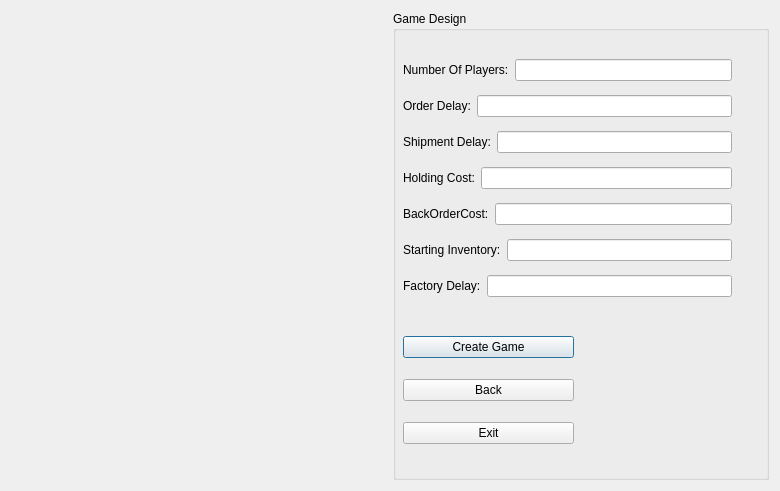
<?xml version="1.0" encoding="UTF-8"?>
<ui version="4.0">
 <class>InstructorUI</class>
 <widget class="QDialog" name="InstructorUI">
  <property name="geometry">
   <rect>
    <x>0</x>
    <y>0</y>
    <width>780</width>
    <height>491</height>
   </rect>
  </property>
  <property name="windowTitle">
   <string>Dialog</string>
  </property>
  <layout class="QVBoxLayout" name="verticalLayout">
   <item>
    <layout class="QHBoxLayout" name="horizontalLayout">
     <item>
      <widget class="QLabel" name="label_pic">
       <property name="text">
        <string/>
       </property>
      </widget>
     </item>
     <item>
      <widget class="QGroupBox" name="groupBox">
       <property name="title">
        <string>Game Design</string>
       </property>
       <widget class="QWidget" name="">
        <property name="geometry">
         <rect>
          <x>10</x>
          <y>40</y>
          <width>329</width>
          <height>255</height>
         </rect>
        </property>
        <layout class="QVBoxLayout" name="verticalLayout_2">
         <item>
          <layout class="QHBoxLayout" name="horizontalLayout_2">
           <item>
            <widget class="QLabel" name="label">
             <property name="text">
              <string>Number Of Players:</string>
             </property>
            </widget>
           </item>
           <item>
            <widget class="QLineEdit" name="lineEdit_NumberOfPlayer"/>
           </item>
          </layout>
         </item>
         <item>
          <layout class="QHBoxLayout" name="horizontalLayout_3">
           <item>
            <widget class="QLabel" name="label_2">
             <property name="text">
              <string>Order Delay:</string>
             </property>
            </widget>
           </item>
           <item>
            <widget class="QLineEdit" name="lineEdit_OrderDelay"/>
           </item>
          </layout>
         </item>
         <item>
          <layout class="QHBoxLayout" name="horizontalLayout_4">
           <item>
            <widget class="QLabel" name="label_3">
             <property name="text">
              <string>Shipment Delay:</string>
             </property>
            </widget>
           </item>
           <item>
            <widget class="QLineEdit" name="lineEdit_ShipmentDelay"/>
           </item>
          </layout>
         </item>
         <item>
          <layout class="QHBoxLayout" name="horizontalLayout_5">
           <item>
            <widget class="QLabel" name="label_5">
             <property name="text">
              <string>Holding Cost:</string>
             </property>
            </widget>
           </item>
           <item>
            <widget class="QLineEdit" name="lineEdit_HoldingCost"/>
           </item>
          </layout>
         </item>
         <item>
          <layout class="QHBoxLayout" name="horizontalLayout_6">
           <item>
            <widget class="QLabel" name="label_4">
             <property name="text">
              <string>BackOrderCost:</string>
             </property>
            </widget>
           </item>
           <item>
            <widget class="QLineEdit" name="lineEdit_BackOrderCost"/>
           </item>
          </layout>
         </item>
         <item>
          <layout class="QHBoxLayout" name="horizontalLayout_7">
           <item>
            <widget class="QLabel" name="label_6">
             <property name="text">
              <string>Starting Inventory:</string>
             </property>
            </widget>
           </item>
           <item>
            <widget class="QLineEdit" name="lineEdit_StartInventory"/>
           </item>
          </layout>
         </item>
         <item>
          <layout class="QHBoxLayout" name="horizontalLayout_8">
           <item>
            <widget class="QLabel" name="label_7">
             <property name="text">
              <string>Factory Delay:</string>
             </property>
            </widget>
           </item>
           <item>
            <widget class="QLineEdit" name="lineEdit_FactoryDelay"/>
           </item>
          </layout>
         </item>
        </layout>
       </widget>
       <widget class="QWidget" name="">
        <property name="geometry">
         <rect>
          <x>10</x>
          <y>310</y>
          <width>171</width>
          <height>141</height>
         </rect>
        </property>
        <layout class="QVBoxLayout" name="verticalLayout_3">
         <item>
          <widget class="QPushButton" name="pushButton_createGame">
           <property name="text">
            <string>Create Game</string>
           </property>
          </widget>
         </item>
         <item>
          <widget class="QPushButton" name="pushButton_Back">
           <property name="text">
            <string>Back</string>
           </property>
          </widget>
         </item>
         <item>
          <widget class="QPushButton" name="pushButton_ezit">
           <property name="text">
            <string>Exit</string>
           </property>
          </widget>
         </item>
        </layout>
       </widget>
      </widget>
     </item>
    </layout>
   </item>
  </layout>
 </widget>
 <resources/>
 <connections/>
</ui>
